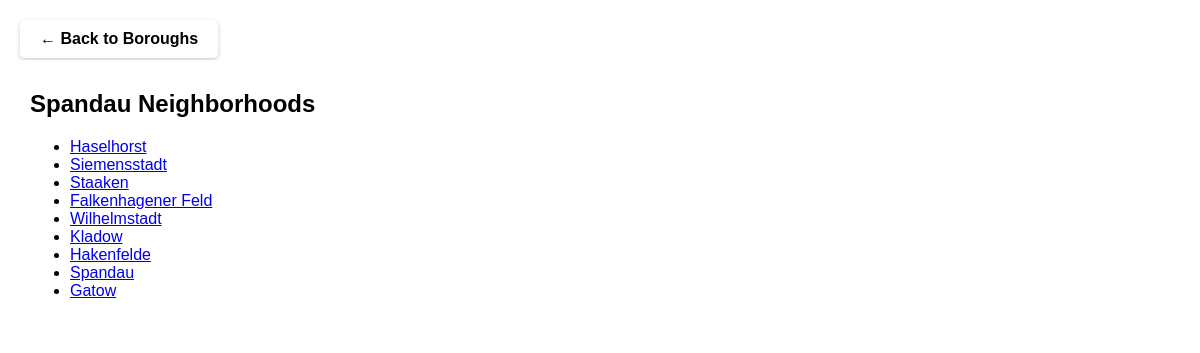
Page /borough/spandau/ on the committed database.
### neighborhoods/models.py (models this page shows, shortened)
class Borough(models.Model):
    name = models.CharField(max_length=100, unique=True)
    average_rent = models.FloatField()
    lifestyles = models.ManyToManyField(Lifestyle, blank=True)  # Many-to-many relationship with Lifestyle
    latitude = models.FloatField()
    longitude = models.FloatField()
    geometry_coordinates = models.JSONField()  # For polygon data
    slug = models.SlugField(unique=True, blank=True)  # Added slug field for URLs

class Neighborhood(models.Model):
    name = models.CharField(max_length=100)
    borough = models.ForeignKey(Borough, on_delete=models.CASCADE)
    latitude = models.FloatField()
    longitude = models.FloatField()
    slug = models.SlugField(unique=True, blank=True, null=True)

### neighborhoods/views.py (the view)
# urls.py: path('borough/<slug:borough_slug>/', views.neighborhood_list, name='neighborhood_list'),  # Uses slug
def neighborhood_list(request, borough_slug):
    borough = get_object_or_404(Borough, slug=borough_slug)
    neighborhoods = Neighborhood.objects.filter(borough=borough)
    return render(request, 'neighborhoods/neighborhood_list.html', {
        'borough': borough,
        'neighborhoods': neighborhoods
    })

### neighborhoods/templates/neighborhoods/neighborhood_list.html (shortened to what this page needs)
<!DOCTYPE html>
<html lang="en">
<head>
  <link href="https://api.mapbox.com/mapbox-gl-js/v2.14.1/mapbox-gl.css" rel="stylesheet">
</head>
<body>
  <a href="{% url 'borough_list' %}" id="back-button">← Back to Boroughs</a>
  <div id="neighborhood-list">
    <h2>{{ borough.name }} Neighborhoods</h2>
    <ul id="neighborhood-items">
      {% for neighborhood in neighborhoods %}
        <li data-neighborhood="{{ neighborhood.name }}">
          <a href="{% url 'neighborhood_detail' neighborhood.id %}">{{ neighborhood.name }}</a>
        </li>
      {% endfor %}
    </ul>
  </div>
  <div id="map"></div>
</body>
</html>

### neighborhoods/templates/neighborhoods/neighborhood_list.html (style rules this page uses)
body { margin: 0; padding: 0; font-family: Arial, sans-serif; }
#map { position: absolute; top: 0; bottom: 0; width: 100%; }
#back-button { position: absolute; top: 20px; left: 20px; background-color: #ffffff; color: #000000; padding: 10px 20px; border-radius: 5px; z-index: 1000; text-decoration: none; font-weight: bold; box-shadow: 0 2px 5px rgba(0, 0, 0, 0.2); }
#neighborhood-list { position: absolute; top: 60px; left: 20px; background-color: rgba(255, 255, 255, 0.9); padding: 10px; z-index: 1000; max-height: 400px; overflow-y: auto; }

### rows in the picture
Borough: name "Spandau"
Neighborhood: name "Haselhorst"
Neighborhood: name "Siemensstadt"
Neighborhood: name "Staaken"
Neighborhood: name "Falkenhagener Feld"
Neighborhood: name "Wilhelmstadt"
Neighborhood: name "Kladow"
Neighborhood: name "Hakenfelde"
Neighborhood: name "Spandau"
Neighborhood: name "Gatow"
